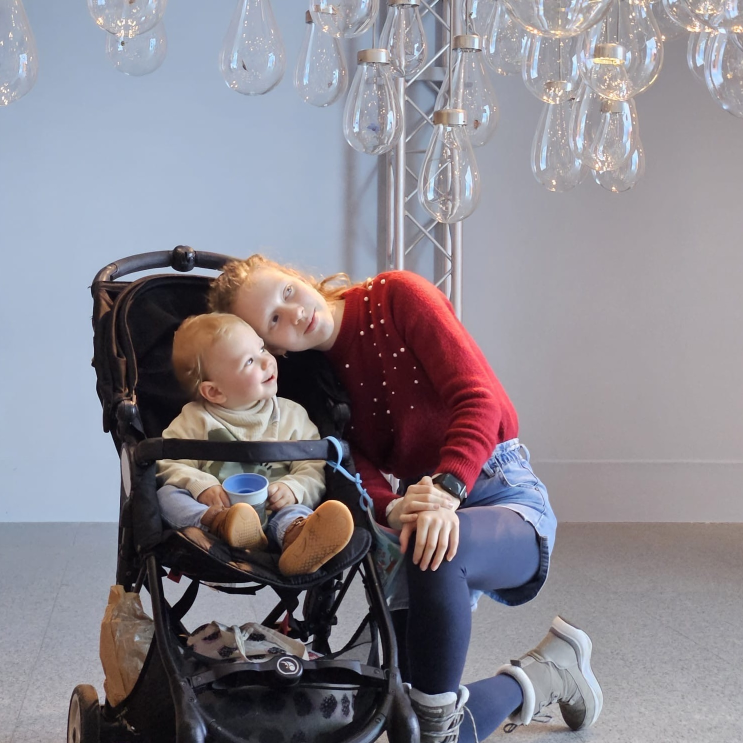
#> input picture test_input.jpg, 1486 x 1486 px (shown at 1/2 size)
$ python -i filters.py   (imports and definitions only)
#> lines starting #> are read from the running program, lines starting #| are printed output that depends on the picture
import numpy as np
from PIL import Image, ImageOps, ImageEnhance, ImageFilter, ImageDraw
import random

def apply_polaroid_effect(image: Image.Image, film_type: str = 'polaroid',
                          chemical_distortion: bool = False,
                          chemical_distortion_intensity: float = 1.0,
                          chemical_distortion_seed: int = None) -> Image.Image:
    """
    Apply a comprehensive Polaroid aesthetic effect to the image.
    Includes color grading, vignetting, and film grain.

    Args:
        image: Input PIL Image
        film_type: Type of film effect ('polaroid' or 'instax')
        chemical_distortion: Whether to apply chemical edge distortion effect
        chemical_distortion_intensity: Intensity of chemical distortion (0.0 to 2.0)
        chemical_distortion_seed: Random seed for reproducible distortion patterns
    """
    # 0. Auto-Level (Pre-processing)
    img = _auto_level(image, cutoff=2)

    # 1. Optical softness to counter digital sharpness
    img = _apply_softness_bloom(img)

    # 2. Large soft inbound shadow (below effects)
    img = _inbound_shadow_soft(img)

    # 3. Color grading & tinting
    img = _apply_vintage_curves(img)

    # 4. Lift blacks (fade)
    img = _lift_blacks(img, lift_amount=25)

    # 5. Vignette (below chemical effect)
    vignette_intensity = 0.4 if 'polaroid' in film_type else 0.25
    img = _add_vignette(img, intensity=vignette_intensity)

    # 6. Chemical edge distortion (on top of vignette)
    if chemical_distortion:
        img = _add_chemical_edge_distortion(img,
                                            intensity=chemical_distortion_intensity,
                                            seed=chemical_distortion_seed)

    # 7. Thin sharp inbound shadow (above chemical effect)
    img = _inbound_shadow_sharp(img)

    # 8. Film grain
    img = _add_film_grain(img)

    # 9. Final slight desaturation
    sat_amount = 0.85 if 'polaroid' in film_type else 0.95
    enhancer = ImageEnhance.Color(img)
    img = enhancer.enhance(sat_amount)

    return img

def _lift_blacks(image: Image.Image, lift_amount: int = 25) -> Image.Image:
    """
    Lift the darkest blacks to a dark gray to simulate low dynamic range of print.
    input 0 -> lift_amount
    input 255 -> 255
    """
    if image.mode != 'RGB':
        image = image.convert('RGB')

    # Create a lookup table
    # Linear interpolation from lift_amount to 255
    lut = []
    for i in range(256):
        # val = lift_amount + (i / 255.0) * (255 - lift_amount)
        # However, usually fades are non-linear or just a simple offset?
        # A simple linear map is easiest and effective.
        val = int(lift_amount + (i / 255.0) * (255 - lift_amount))
        lut.append(val)

    # Apply to all channels (RGB) same way? Or per channel?
    # Usually consistent fade.
    return image.point(lut * 3)

def _apply_softness_bloom(image: Image.Image) -> Image.Image:
    """
    Simulate the optical softness of instant film.
    1. Global very subtle Gaussian blur to kill digital sharpness.
    2. Optional: Highlight bloom (not strictly necessary if blur is good, keeping simple)
    """
    if image.mode != 'RGB':
        image = image.convert('RGB')

    width, height = image.size

    # 1. Global Diffusion
    # Blur radius proportional to size. 0.1% of min dimension?
    # At 1000px, that's 1px radius.
    blur_radius = max(0.5, min(width, height) * 0.001)
    img_soft = image.filter(ImageFilter.GaussianBlur(radius=blur_radius))

    # 2. Subtle Bloom (Screen a blurred version of highlights)
    # This is expensive. Let's stick to just the optical diffusion first,
    # as high-res output often looks too sharp purely due to pixel perfection.
    # The user said "image looks a bit too sharp".

    return img_soft

# [8 lines left out: function _auto_level, not called in this run]

def _inbound_shadow_soft(image: Image.Image) -> Image.Image:
    width, height = image.size
    mask = Image.new('L', (width, height), 0)
    draw = ImageDraw.Draw(mask)
    margin = min(width, height) * 0.03  # bigger inbound shadow as requested
    draw.rectangle([margin, margin, width - margin, height - margin], fill=255)
    blur = min(width, height) * 0.045
    mask = mask.filter(ImageFilter.GaussianBlur(radius=blur))
    mask_inv = ImageOps.invert(mask)
    mask_arr = np.array(mask_inv).astype(float) * 0.35  # slightly stronger than before
    final_mask = Image.fromarray(np.clip(mask_arr, 0, 255).astype(np.uint8))
    shadow = Image.new('RGB', (width, height), (15, 10, 10))
    return Image.composite(shadow, image, final_mask)


def _inbound_shadow_sharp(image: Image.Image) -> Image.Image:
    width, height = image.size
    mask = Image.new('L', (width, height), 0)
    draw = ImageDraw.Draw(mask)
    margin = min(width, height) * 0.003  # ~2-4px
    draw.rectangle([margin, margin, width - margin, height - margin], fill=255)
    blur = min(width, height) * 0.003
    mask = mask.filter(ImageFilter.GaussianBlur(radius=blur))
    mask_inv = ImageOps.invert(mask)
    mask_arr = np.array(mask_inv).astype(float) * 0.30
    final_mask = Image.fromarray(np.clip(mask_arr, 0, 255).astype(np.uint8))
    shadow = Image.new('RGB', (width, height), (15, 10, 10))
    return Image.composite(shadow, image, final_mask)

# [25 lines left out: function _apply_instax_curves, not called in this run]


def _auto_level(image: Image.Image, cutoff: int = 1) -> Image.Image:
    """
    Auto-level the image to fix exposure/contrast before applying effects.
    Uses generic autocontrast with a small cutoff to ignore outliers.
    """
    if image.mode != 'RGB':
        image = image.convert('RGB')
    return ImageOps.autocontrast(image, cutoff=cutoff)

def _apply_vintage_curves(image: Image.Image) -> Image.Image:
    """
    Apply channel-specific curve adjustments to mimic instant film.
    """
    # Split channels
    if image.mode != 'RGB':
        image = image.convert('RGB')

    r, g, b = image.split()

    # Custom curve mappings using point operations
    # Lift blacks and flatten whites somewhat, push reds/yellows in highlights

    # Red: slight boost in mid-highs
    r = r.point(lambda i: i * 1.05 if i < 100 else i + (255 - i) * 0.1)

    # Green: relatively neutral, maybe slight lift in shadows
    g = g.point(lambda i: i * 0.98 + 5)

    # Blue: cut in shadows (yellowing) and lift in highlights (cooling/fading)
    # This creates the classic blue/yellow split toning
    b = b.point(lambda i: i * 0.85 + 20)

    return Image.merge('RGB', (r, g, b))

def _add_vignette(image: Image.Image, intensity: float = 0.4) -> Image.Image:
    """
    Add a subtle darkened vignette to the corners.
    """
    width, height = image.size

    # Create a radial gradient mask
    x = np.linspace(-1, 1, width)
    y = np.linspace(-1, 1, height)
    X, Y = np.meshgrid(x, y)

    # Calculate distance from center, normalized
    radius = np.sqrt(X**2 + Y**2)

    # Create vignette mask: 1 at center, drops off towards corners
    # We want corners to be darker, so we multiply image by (1 - intensity * radius)
    # But ensuring we don't go below 0
    mask = 1 - np.clip(radius - 0.5, 0, 1) * intensity
    mask = np.clip(mask, 0, 1)

    # Convert image to numpy
    img_arr = np.array(image).astype(float)

    # Apply mask to all channels
    for c in range(3):
        img_arr[:, :, c] *= mask

    return Image.fromarray(np.uint8(img_arr))

def _add_film_grain(image: Image.Image, amount: float = 0.03) -> Image.Image:
    """
    Add random gaussian noise to simulate film grain.
    Adjusted to 0.03 (low/half of medium) based on feedback.
    """
    img_arr = np.array(image).astype(float)

    # Generate noise centered at 0
    noise = np.random.normal(0, 255 * amount, img_arr.shape)

    # Add noise
    noisy_img = img_arr + noise

    # Clip back to valid range
    noisy_img = np.clip(noisy_img, 0, 255).astype(np.uint8)

    return Image.fromarray(noisy_img)


# [352 lines left out: functions _generate_perlin_noise_2d, _generate_perlin_noise_2d_fast, _add_chemical_edge_distortion, _generate_vertical_streaks, not called in this run]

>>> from PIL import Image
>>> picture = Image.open('../test_input.jpg')
#> picture is the input picture: PIL image 1486x1486 RGB; mean R, G, B 137.6, 133.3, 142
>>> result = apply_polaroid_effect(picture)
#> in _apply_vintage_curves, `r, g, b = image.split()`:
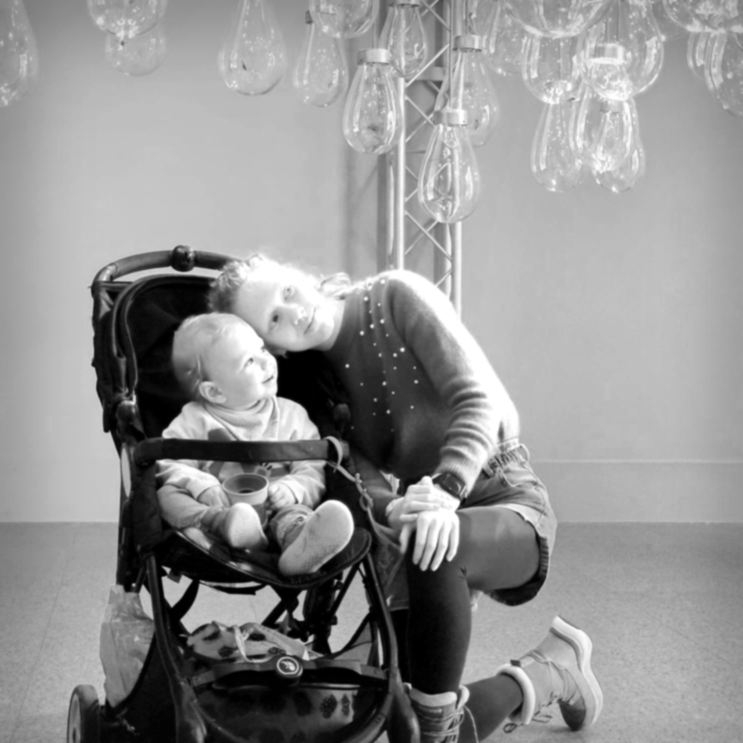
#> r: PIL image 1486x1486 L (shown at 1/2 size); min 0, max 255, mean 146.3
#> in _apply_vintage_curves, `r, g, b = image.split()`:
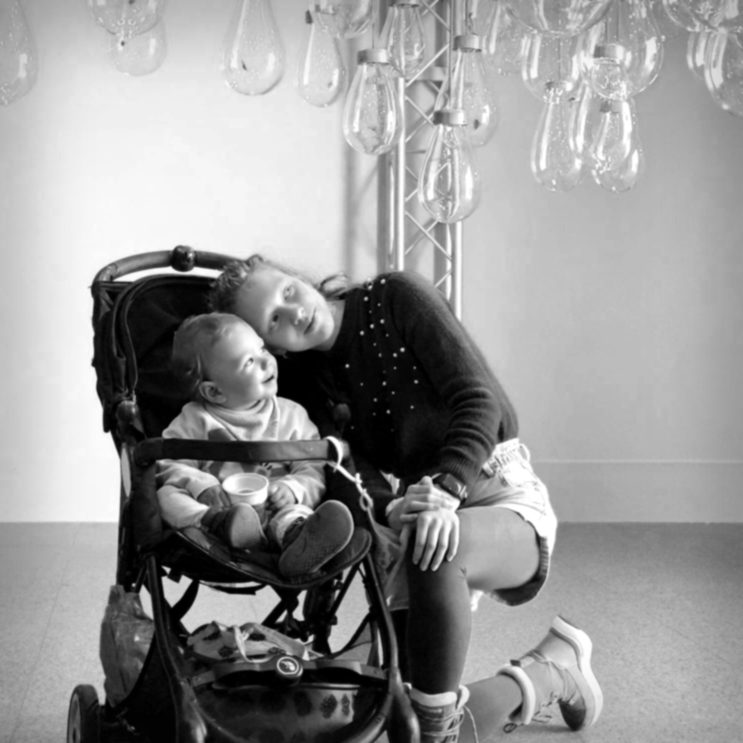
#> b: PIL image 1486x1486 L (shown at 1/2 size); min 0, max 255, mean 150.9
#> in _lift_blacks, `return image.point(lut * 3)`:
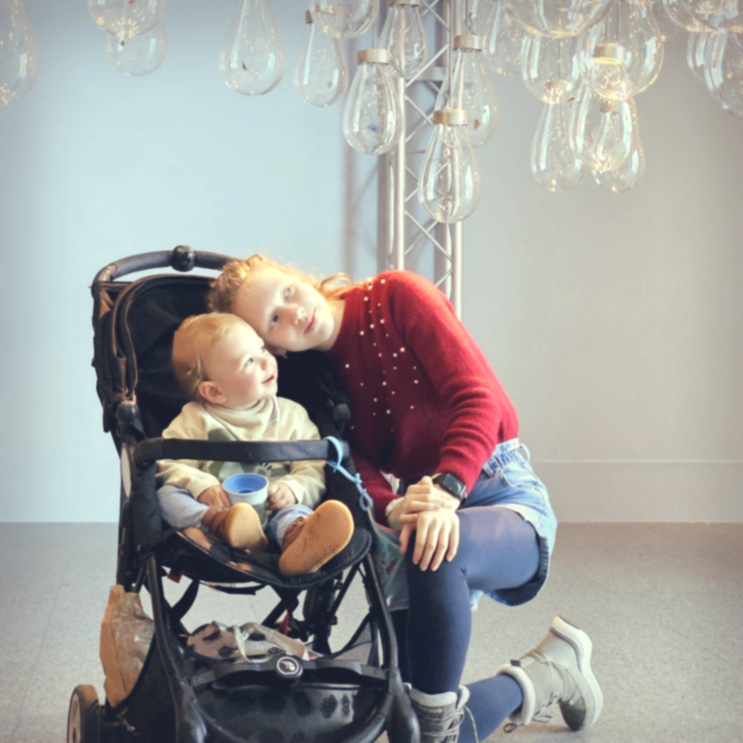
#> returned value: PIL image 1486x1486 RGB (shown at 1/2 size); mean R, G, B 162.4, 161.3, 158.2
#> after the loop in _add_vignette, `for c in range(3):`:
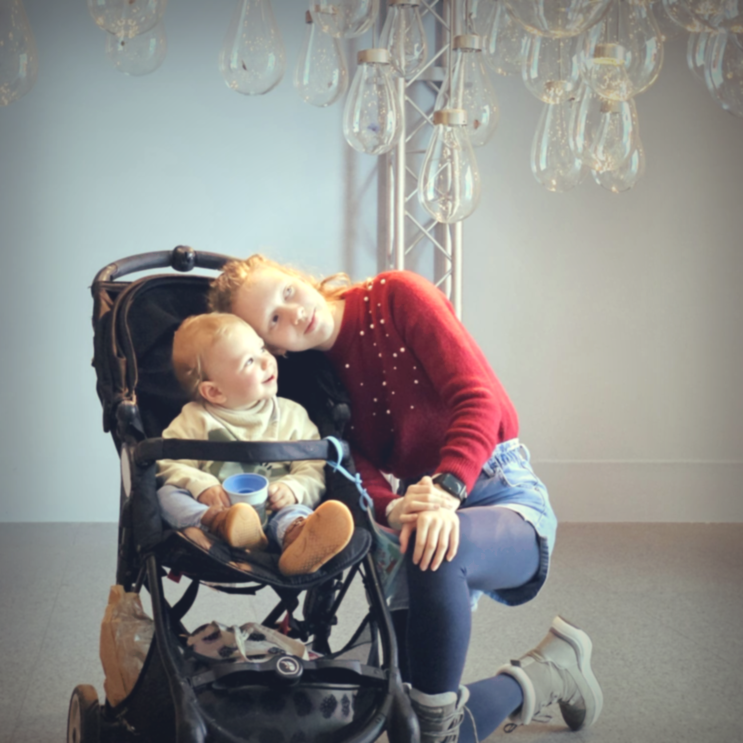
#> img_arr: shape (1486, 1486, 3) float64 (shown at 1/2 size); mean R, G, B 142.6, 141, 138.4
#> in _inbound_shadow_sharp, `mask = mask.filter(ImageFilter.GaussianBlur(radius=blur))`:
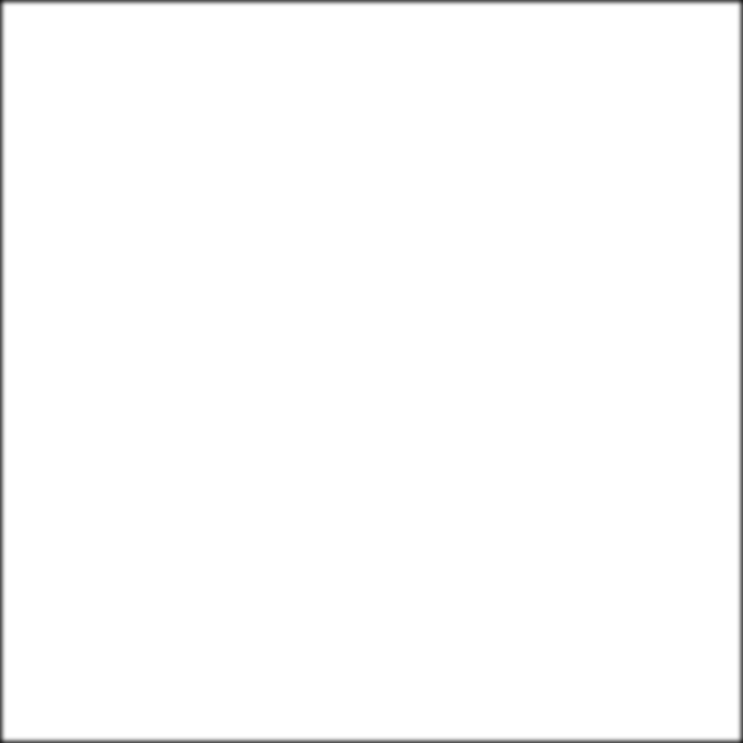
#> mask: PIL image 1486x1486 L (shown at 1/2 size); min 26, max 255, mean 252.1
#> in _inbound_shadow_sharp, `mask_inv = ImageOps.invert(mask)`:
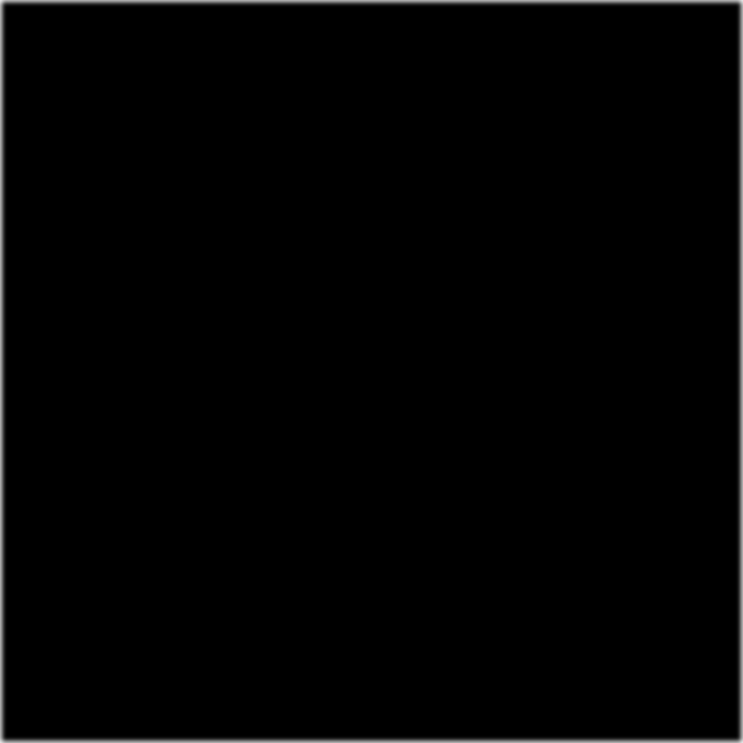
#> mask_inv: PIL image 1486x1486 L (shown at 1/2 size); min 0, max 229, mean 2.9
#> in _add_film_grain, `noisy_img = img_arr + noise`:
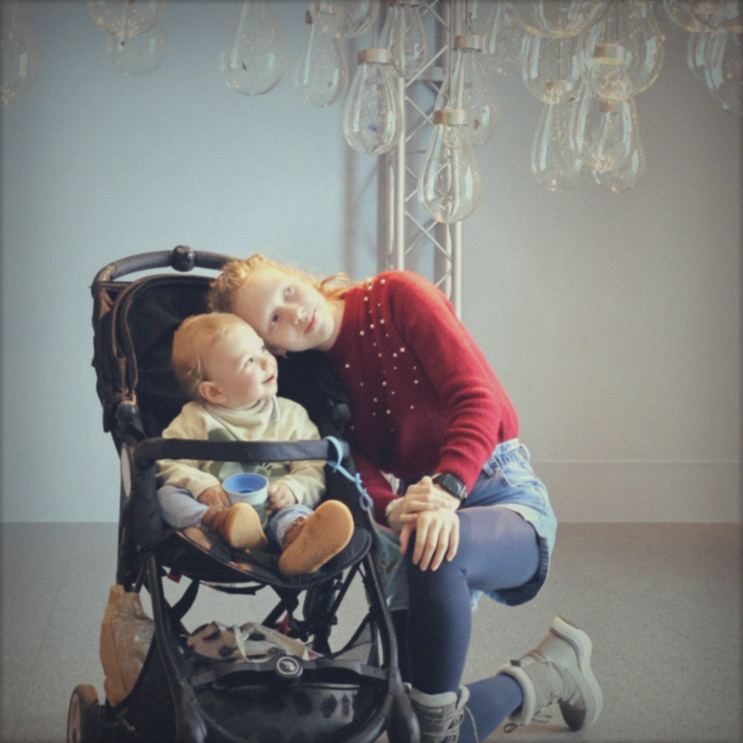
#> noisy_img: shape (1486, 1486, 3) float64 (shown at 1/2 size); mean R, G, B 141.9, 140.2, 137.6; drawn with min black and max white

$ run again, on test_instax.jpg
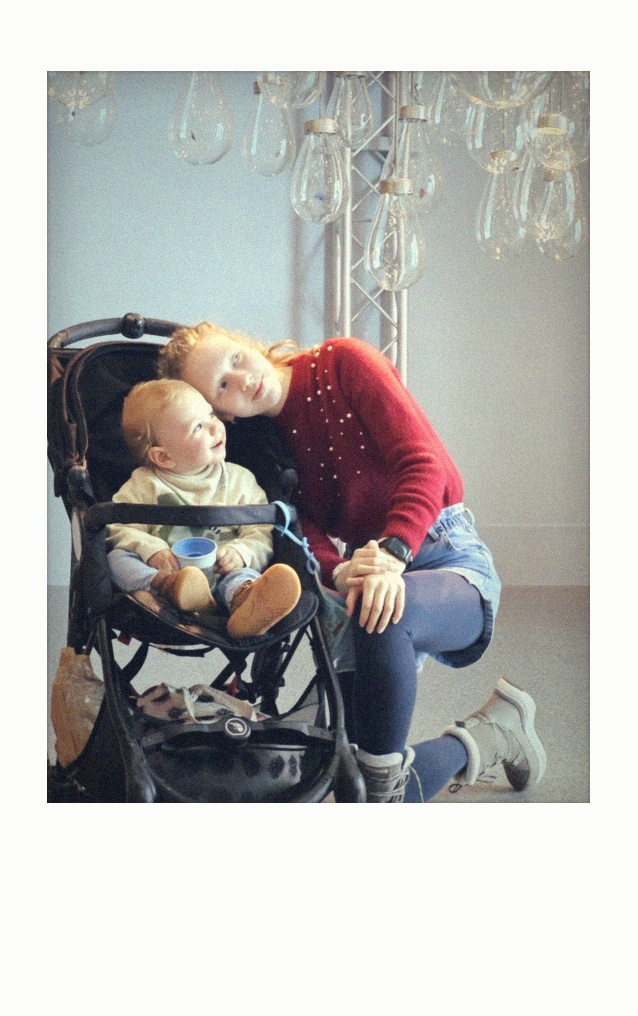
#> input picture test_instax.jpg, 638 x 1016 px
#> picture is the input picture: PIL image 638x1016 RGB; mean R, G, B 183.2, 182, 179.9
#> in _inbound_shadow_sharp, `mask = mask.filter(ImageFilter.GaussianBlur(radius=blur))`:
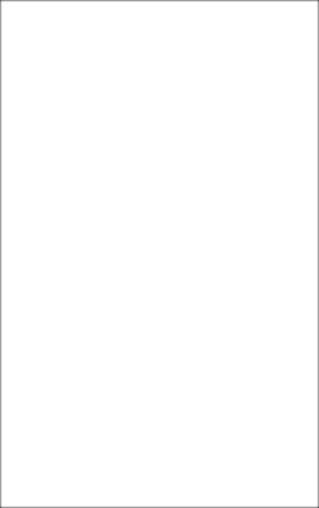
#> mask: PIL image 638x1016 L (shown at 1/2 size); min 79, max 255, mean 253.6
#> in _add_film_grain, `noisy_img = img_arr + noise`:
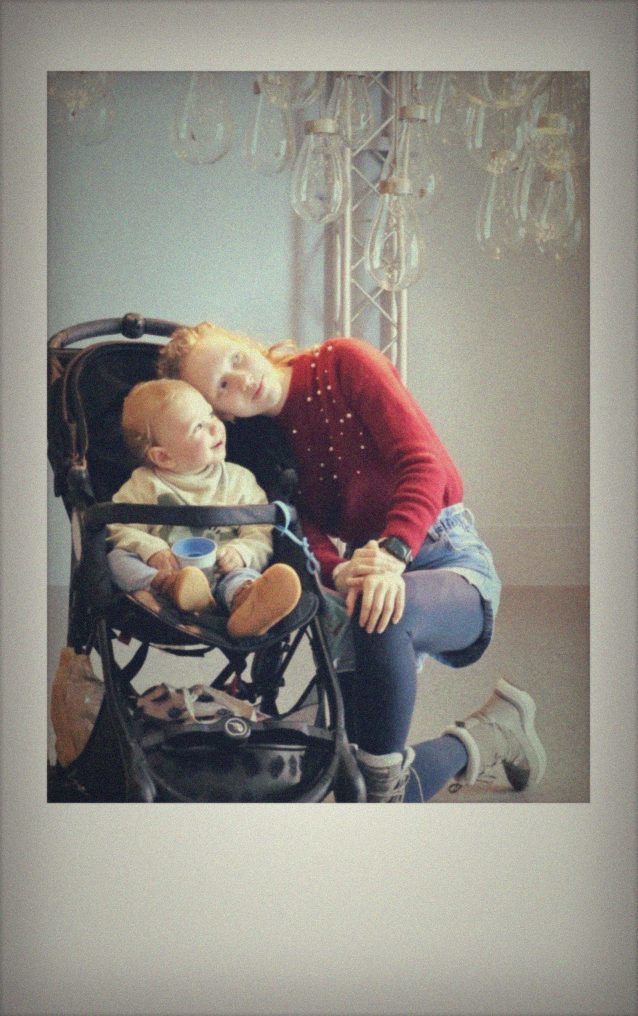
#> noisy_img: shape (1016, 638, 3) float64; mean R, G, B 156.7, 151.7, 143; drawn with min black and max white
